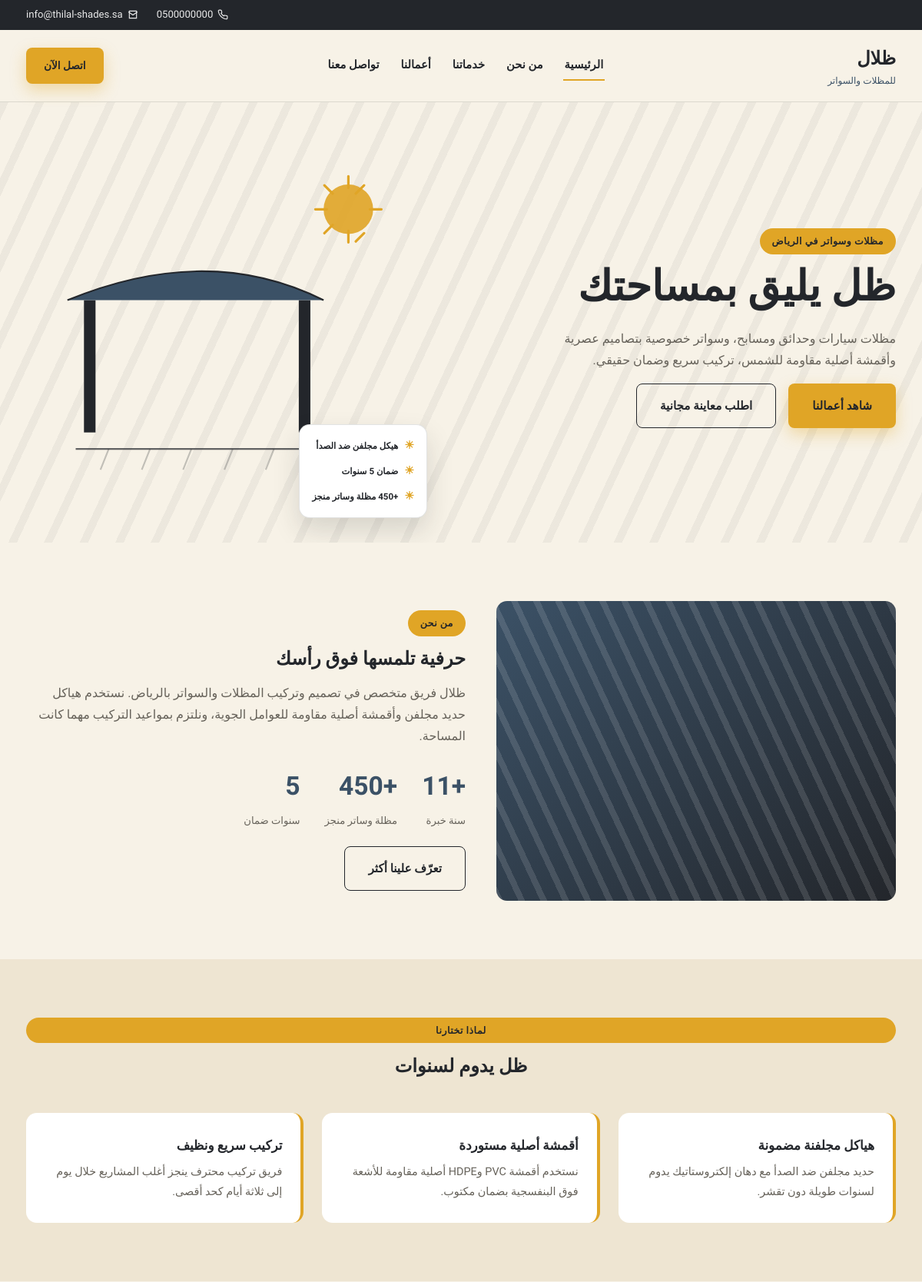
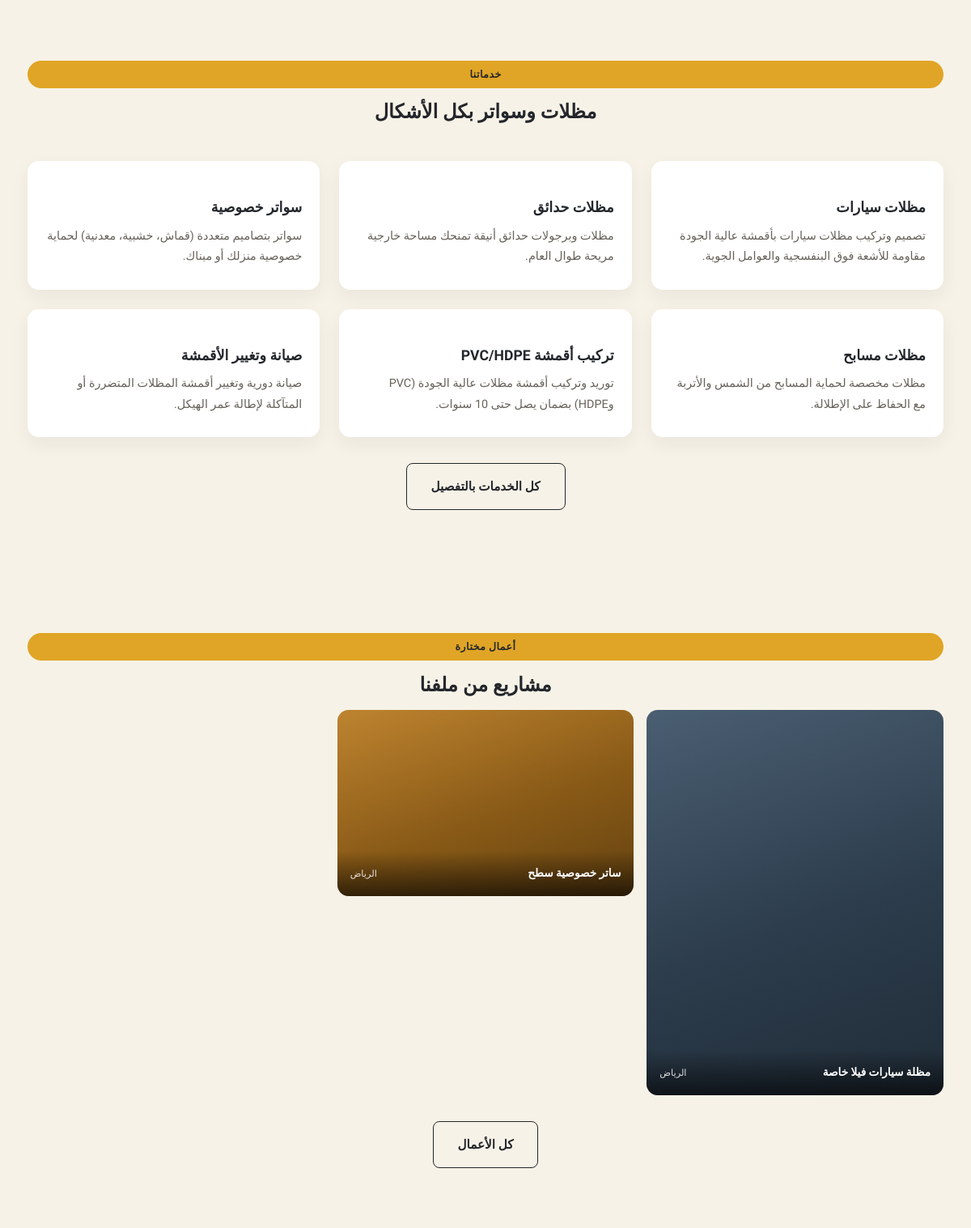
The page / (upper part) on the database its author committed (2 pictures, top to bottom).
### tables this page shows
CREATE TABLE settings (
    setting_key   VARCHAR(100) PRIMARY KEY,
    setting_value TEXT
);

CREATE TABLE services (
    id          INT AUTO_INCREMENT PRIMARY KEY,
    title       VARCHAR(150) NOT NULL,
    description TEXT,
    icon        VARCHAR(30) DEFAULT 'car_shade',
    sort_order  INT DEFAULT 0
);

CREATE TABLE projects (
    id            INT AUTO_INCREMENT PRIMARY KEY,
    title         VARCHAR(180) NOT NULL,
    slug          VARCHAR(200) NOT NULL UNIQUE,
    description   TEXT,
    location      VARCHAR(120),
    category_id   INT DEFAULT NULL,
    cover_image   VARCHAR(255) DEFAULT NULL,
    before_image  VARCHAR(255) DEFAULT NULL,
    after_image   VARCHAR(255) DEFAULT NULL,
    is_featured   TINYINT(1) DEFAULT 0,
    status        ENUM('published','draft') DEFAULT 'published',
    sort_order    INT DEFAULT 0,
    created_at    TIMESTAMP DEFAULT CURRENT_TIMESTAMP,
    FOREIGN KEY (category_id) REFERENCES categories(id) ON DELETE SET NULL
);

### includes/functions.php (called while the page is built, shortened)
<?php
function e($str)
{
    return htmlspecialchars($str ?? '', ENT_QUOTES, 'UTF-8');
}
function get_all_settings(PDO $pdo)
{
    $cache = [];
    foreach ($pdo->query('SELECT setting_key, setting_value FROM settings') as $row) {
        $cache[$row['setting_key']] = $row['setting_value'];
    }
    return $cache;
}
function asset_path($path)
{
    return ltrim($path, '/');
}
function placeholder_tone($seed)
{
    $tones = ['#E0A526', '#3B5166', '#B8791E', '#23262B', '#C98A2E', '#2E4258'];
    return $tones[$seed % count($tones)];
}

### index.php (the view, shortened to what this page needs)
<?php
require_once __DIR__ . '/includes/functions.php';
$services = $pdo->query('SELECT * FROM services ORDER BY sort_order LIMIT 6')->fetchAll();
$featured = $pdo->query(
    "SELECT p.*, c.slug AS cat_slug, c.name AS cat_name FROM projects p
     LEFT JOIN categories c ON c.id = p.category_id
     WHERE p.status = 'published'
     ORDER BY p.is_featured DESC, p.created_at DESC LIMIT 3"
)->fetchAll();
require __DIR__ . '/includes/site-header.php';
?>
<main>
  <section class="hero">
    <div class="container hero-inner">
      <div class="hero-text">
        <p class="eyebrow">مظلات وسواتر في الرياض</p>
        <h1><?= nl2br($s('hero_title')) ?></h1>
        <p class="hero-desc"><?= $s('hero_desc') ?></p>
        <div class="hero-actions">
          <a href="<?= e(asset_path('portfolio.php')) ?>" class="btn btn-accent">شاهد أعمالنا</a>
          <a href="<?= e(asset_path('contact.php')) ?>" class="btn btn-ghost">اطلب معاينة مجانية</a>
        </div>
      </div>
      <div class="hero-visual">
        <div class="spec-badges" aria-hidden="true">
          <span class="spec-badge">هيكل مجلفن ضد الصدأ</span>
          <span class="spec-badge">ضمان <?= $s('stat3_value') ?> سنوات</span>
          <span class="spec-badge"><?= $s('stat2_value') ?> <?= $s('stat2_label') ?></span>
        </div>
      </div>
    </div>
  </section>
  <section class="about">
    <div class="container about-inner">
      <div class="about-media" aria-hidden="true"><div class="frame"></div></div>
      <div class="about-text">
        <p class="eyebrow">من نحن</p>
        <h2><?= $s('about_title') ?></h2>
        <p><?= $s('about_text') ?></p>
        <div class="stats">
          <div class="stat"><strong><?= $s('stat1_value') ?></strong><span><?= $s('stat1_label') ?></span></div>
          <div class="stat"><strong><?= $s('stat2_value') ?></strong><span><?= $s('stat2_label') ?></span></div>
          <div class="stat"><strong><?= $s('stat3_value') ?></strong><span><?= $s('stat3_label') ?></span></div>
        </div>
        <a href="<?= e(asset_path('about.php')) ?>" class="btn btn-ghost" style="margin-top:20px;">تعرّف علينا أكثر</a>
      </div>
    </div>
  </section>
  <section class="why-us">
    <div class="container">
      <p class="eyebrow center">لماذا تختارنا</p>
      <h2 class="center">ظل يدوم لسنوات</h2>
      <div class="why-grid">
        <div class="why-card"><h3><?= $s('why_us_1_title') ?></h3><p><?= $s('why_us_1_text') ?></p></div>
        <div class="why-card"><h3><?= $s('why_us_2_title') ?></h3><p><?= $s('why_us_2_text') ?></p></div>
        <div class="why-card"><h3><?= $s('why_us_3_title') ?></h3><p><?= $s('why_us_3_text') ?></p></div>
      </div>
    </div>
  </section>
  <section class="services">
    <div class="container">
      <p class="eyebrow center">خدماتنا</p>
      <h2 class="center">مظلات وسواتر بكل الأشكال</h2>
      <div class="services-grid">
        <?php foreach ($services as $sv): ?>
        <article class="service-card">
          <h3><?= e($sv['title']) ?></h3>
          <p><?= e($sv['description']) ?></p>
        </article>
        <?php endforeach; ?>
      </div>
      <div class="center" style="margin-top:32px;">
        <a href="<?= e(asset_path('services.php')) ?>" class="btn btn-ghost">كل الخدمات بالتفصيل</a>
      </div>
    </div>
  </section>
  <?php if ($featured): ?>
  <section class="portfolio">
    <div class="container">
      <p class="eyebrow center">أعمال مختارة</p>
      <h2 class="center">مشاريع من ملفنا</h2>
      <div class="gallery">
        <?php foreach ($featured as $i => $p): ?>
        <a class="gallery-item<?= $i === 0 ? ' tall' : '' ?>" href="<?= e(asset_path('project.php?slug=' . $p['slug'])) ?>">
          <?php if ($p['cover_image']): ?>
            <img class="portfolio-img" src="uploads/portfolio/<?= e($p['cover_image']) ?>" alt="<?= e($p['title']) ?>" loading="lazy">
          <?php else: ?>
            <div class="portfolio-img" style="--tone:<?= placeholder_tone($p['id']) ?>"></div>
          <?php endif; ?>
          <div class="gallery-caption"><span><?= e($p['title']) ?></span><small><?= e($p['location']) ?></small></div>
        </a>
        <?php endforeach; ?>
      </div>
      <div class="center" style="margin-top:32px;">
        <a href="<?= e(asset_path('portfolio.php')) ?>" class="btn btn-ghost">كل الأعمال</a>
      </div>
    </div>
  </section>
  <?php endif; ?>
</main>
<?php require __DIR__ . '/includes/site-footer.php'; ?>

### rows shown on the page
settings: setting_value "تركيب سريع ونظيف"
services: title "مظلات سيارات", description "تصميم وتركيب مظلات سيارات بأقمشة عالية الجودة مقاومة للأشعة فوق البنفسجية والعوامل الجوية."
services: title "مظلات حدائق", description "مظلات وبرجولات حدائق أنيقة تمنحك مساحة خارجية مريحة طوال العام."
services: title "سواتر خصوصية", description "سواتر بتصاميم متعددة (قماش، خشبية، معدنية) لحماية خصوصية منزلك أو مبناك."
services: title "مظلات مسابح", description "مظلات مخصصة لحماية المسابح من الشمس والأتربة مع الحفاظ على الإطلالة."
services: title "تركيب أقمشة PVC/HDPE", description "توريد وتركيب أقمشة مظلات عالية الجودة (PVC وHDPE) بضمان يصل حتى 10 سنوات."
services: title "صيانة وتغيير الأقمشة", description "صيانة دورية وتغيير أقمشة المظلات المتضررة أو المتآكلة لإطالة عمر الهيكل."
projects: title "مظلة سيارات فيلا خاصة", location "الرياض"
projects: title "ساتر خصوصية سطح", location "الرياض"

### other values the page prints
$s('phone') "0500000000"
$s('email') "info@thilal-shades.sa"
$s('site_name') "ظلال"
$s('site_tagline') "للمظلات والسواتر"
$s('hero_title') "ظل يليق بمساحتك"
$s('hero_desc') "مظلات سيارات وحدائق ومسابح، وسواتر خصوصية بتصاميم عصرية وأقمشة أصلية مقاومة للشمس، تركيب سريع وضمان حقيقي."
$s('stat2_value') "+450"
$s('stat2_label') "مظلة وساتر منجز"
$s('about_title') "حرفية تلمسها فوق رأسك"
$s('about_text') "ظلال فريق متخصص في تصميم وتركيب المظلات والسواتر بالرياض. نستخدم هياكل حديد مجلفن وأقمشة أصلية مقاومة للعوامل الجوية، ونلتزم بمواعيد التركيب مهما كانت المساحة."
$s('stat1_value') "+11"
$s('stat1_label') "سنة خبرة"
$s('stat3_value') "5"
$s('stat3_label') "سنوات ضمان"
$s('why_us_1_title') "هياكل مجلفنة مضمونة"
